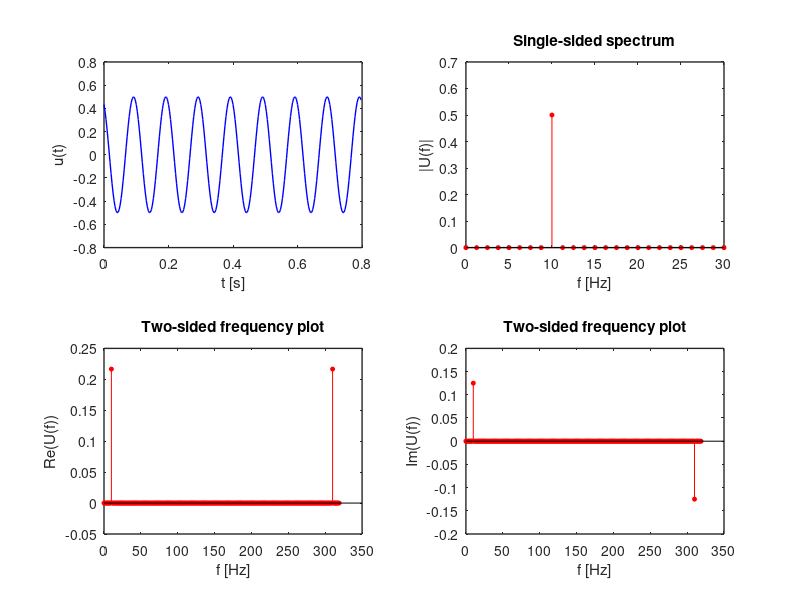

Here is the MATLAB script that generated this plot: (Note: this script raises an error after producing the figure.)
clear all; close all;
% Basic example of Fourier transform of sine function
fig_width = 14; fig_height = 6; 
%%%%%%%%%%%%%%%%%%%%%%%%%%%%%%%%%%%%%%%%%%%%%%%%%%%%%%%%%
%% Example 1 - cosine - method without fftshift
%%%%%%%%%%%%%%%%%%%%%%%%%%%%%%%%%%%%%%%%%%%%%%%%%%%%%%%%%
A = 0.5;                            %amplitude of the cosine wave
fc=10;                              %frequency of the cosine wave [Hz]
phase=30;                         %desired phase shift of the cosine in degrees
fs=32*fc;                           %sampling frequency with oversampling factor 32
dt = 1/fs;                          % sampling interval [s]
N=256;                              % number of points in FFT, also number of sampling points
tstart = 0;                          % initial time point [s]
j=1:N;                                 % sample index
t=tstart+(j-1)*dt;                % time vector, 0.77 seconds duration
phi = phase*pi/180;             %convert phase shift in degrees in radians
u=A*cos(2*pi*fc*t+phi);     %time domain signal with phase shift
% Fourier transform
U = 1/N*fft(u,N);     %N-point complex DFT
% amplitude spectrum
df=fs/N;                            %frequency resolution
sampleIndex = j;                  %non-ordered index for FFT plot
f=(sampleIndex-1)*df;          %x-axis index converted to frequencies
% Results in two-sided frequency plot which is symmetric with respect to frequency f(N/2+1) instead of 0
%%%%%%%%%%%%%%%%%%%%%%%%%%%%%%%%%%%%%%%%%%%%%%%%%%%%%%%%%
% Example 1 - plotting results
%%%%%%%%%%%%%%%%%%%%%%%%%%%%%%%%%%%%%%%%%%%%%%%%%%%%%%%%%
figure; subplot(2,2,1);
plot(t,u,'Color',[0,0,1],'linewidth',1); %plot the signal
xlabel('t [s]','Fontsize',11);
ylabel('u(t)','Fontsize',11);
set(gca,'Fontsize',10,'linewidth',1);
%%%%%%%%%%%%%%%%%%%%%%%%%%%%%%%%%%%%%%%%%%%%%%%%%%%%%%%%%
% magnitude
subplot(2,2,2);
stem(f(1:N/2+1),2*abs(U(1:N/2+1)),'r','filled','MarkerSize',3); %magnitudes vs frequencies 
% (only half of the spectrum)
xlabel('f [Hz]','Fontsize',11); ylabel('|U(f)|','Fontsize',11);
title('Single-sided spectrum');
xlim([0 30]);
set(gca,'Fontsize',10,'linewidth',1);
%%%%%%%%%%%%%%%%%%%%%%%%%%%%%%%%%%%%%%%%%%%%%%%%%%%%%%%%%
% real
subplot(2,2,3);
stem(f,real(U),'r','filled','MarkerSize',3); %Real vs frequencies
xlabel('f [Hz]','Fontsize',11); ylabel('Re(U(f))','Fontsize',11);
title('Two-sided frequency plot','Fontsize',11);
%xlim([-30 30]);
set(gca,'Fontsize',10,'linewidth',1);
%%%%%%%%%%%%%%%%%%%%%%%%%%%%%%%%%%%%%%%%%%%%%%%%%%%%%%%%%
% imag
subplot(2,2,4);
stem(f,imag(U),'r','filled','MarkerSize',3); %Real vs frequencies
xlabel('f [Hz]','Fontsize',11); ylabel('Im(U(f))','Fontsize',11);
title('Two-sided frequency plot','Fontsize',11);
%xlim([-30 30]);
set(gca,'Fontsize',10,'linewidth',1);
%%%%%%%%%%%%%%%%%%%%%%%%%%%%%%%%%%%%%%%%%%%%%%%%%%%%%%%%%
fig = gcf;
set(fig,'Color','w');
set(fig, 'Units','centimeters', 'Position',[10 10 fig_width fig_height]); 
fig.PaperPositionMode   = 'auto';
%%%%%%%%%%%%%%%%%%%%%%%%%%%%%%%%%%%%%%%%%%%%%%%%%%%%%%%%%
%% Example 2 - cosine - method with fftshift
%%%%%%%%%%%%%%%%%%%%%%%%%%%%%%%%%%%%%%%%%%%%%%%%%%%%%%%%%
A = 0.5;                            %amplitude of the cosine wave
fc=10;                              %frequency of the cosine wave [Hz]
phase=30;                         %desired phase shift of the cosine in degrees
fs=32*fc;                           %sampling frequency with oversampling factor 32
t=0:1/fs:2-1/fs;                  %time vector, 2 seconds duration
phi = phase*pi/180;             %convert phase shift in degrees in radians
u=A*cos(2*pi*fc*t+phi);     %time domain signal with phase shift (640 samples)
% Fourier transform
N=256; %N=2^nextpow2(length(u)); %number of points in FFT
U = 1/N*fftshift(fft(u,N));     %N-point complex DFT
% amplitude spectrum
df=fs/N;                            %frequency resolution
sampleIndex = -N/2:N/2-1;   %ordered index for FFT plot
f=sampleIndex*df;               %x-axis index converted to ordered frequencies
%%%%%%%%%%%%%%%%%%%%%%%%%%%%%%%%%%%%%%%%%%%%%%%%%%%%%%%%%
% Example 2 - plotting results
%%%%%%%%%%%%%%%%%%%%%%%%%%%%%%%%%%%%%%%%%%%%%%%%%%%%%%%%%
figure; subplot(2,2,1);
plot(t,u,'Color',[0,0,1],'linewidth',1); %plot the signal
xlabel('t [s]','Fontsize',11);
ylabel('u(t)','Fontsize',11);
set(gca,'Fontsize',10,'linewidth',1);
%%%%%%%%%%%%%%%%%%%%%%%%%%%%%%%%%%%%%%%%%%%%%%%%%%%%%%%%%
% magnitude
subplot(2,2,2);
stem(f,abs(U),'r','filled','MarkerSize',3); %magnitudes vs frequencies
xlabel('f [Hz]','Fontsize',11); ylabel('|U(f)|','Fontsize',11);
xlim([-30 30]);
set(gca,'Fontsize',10,'linewidth',1);
%%%%%%%%%%%%%%%%%%%%%%%%%%%%%%%%%%%%%%%%%%%%%%%%%%%%%%%%%
% real
subplot(2,2,3);
stem(f,real(U),'r','filled','MarkerSize',3); %Real vs frequencies
xlabel('f [Hz]','Fontsize',11); ylabel('Re(U(f))','Fontsize',11);
xlim([-30 30]);
set(gca,'Fontsize',10,'linewidth',1);
%%%%%%%%%%%%%%%%%%%%%%%%%%%%%%%%%%%%%%%%%%%%%%%%%%%%%%%%%
% imag
subplot(2,2,4);
stem(f,imag(U),'r','filled','MarkerSize',3); %Real vs frequencies
xlabel('f [Hz]','Fontsize',11); ylabel('Im(U(f))','Fontsize',11);
xlim([-30 30]);
set(gca,'Fontsize',10,'linewidth',1);
%%%%%%%%%%%%%%%%%%%%%%%%%%%%%%%%%%%%%%%%%%%%%%%%%%%%%%%%%
fig = gcf;set(fig,'Color','w');
set(fig, 'Units','centimeters', 'Position',[10 10 fig_width fig_height]); 
fig.PaperPositionMode   = 'auto';
%%%%%%%%%%%%%%%%%%%%%%%%%%%%%%%%%%%%%%%%%%%%%%%%%%%%%%%%%
%% Example 3 - Extract phase of frequency components (phase spectrum)
%%%%%%%%%%%%%%%%%%%%%%%%%%%%%%%%%%%%%%%%%%%%%%%%%%%%%%%%%
% atan function computes the inverse tangent over two quadrants only, 
% i.e, it will return values only in the [-pi/2 , pi/2]  interval. 
% atan2 is the four quadrant arctangent i.e, it will return values in the [-pi , pi]  interval. 
phase=atan2(imag(U),real(U))*180/pi; %phase information from definition
figure;
plot(f,phase); %phase vs frequencies
xlabel('f [Hz]','Fontsize',11); ylabel({'\phi'},'Fontsize',11);
xlim([-160,160]);
fig = gcf;set(fig,'Color','w');
%%
% The phase spectrum is completely noisy. Unexpected !!!. 
% The phase spectrum is noisy due to fact that the inverse tangents are computed from the ratio 
% of imaginary part to real part of the FFT result. Even a small floating rounding off error will amplify the result 
% and manifest incorrectly as useful phase information.

% To understand, print the first few samples from the FFT result and observe that they are not absolute zeros 
% (they are very small numbers in the order 10^{-16}. Computing inverse tangent will result in incorrect results.
% real(U(1:4)) >> 1.0e-16 * [-0.7286   -0.3637   -0.4809   -0.3602]
% imag(U(1:4)) >> 1.0e-16 *[0   -0.2501   -0.1579   -0.5579]
% U(1:4) >> 1.0e-16 *-0.7286 + 0.0000i  -0.3637 - 0.2501i  -0.4809 - 0.1579i-0.3602 - 0.5579i

% The solution is to define a tolerance threshold and ignore all the computed phase values that are below the threshold.

U2=U;%store the FFT results in another array
%detect noise (very small numbers (eps)) and ignore them
threshold = max(abs(U))/10000; %tolerance threshold
U2(abs(U)<threshold) = 0; %maskout values that are below the threshold
phase=atan2(imag(U2),real(U2))*180/pi; %phase information
figure;
stem(f,phase,'r','filled','MarkerSize',3); %phase vs frequencies
xlabel('f [Hz]','Fontsize',11); ylabel({'\phi'},'Fontsize',11);
xlim([-160,160]);
fig = gcf;set(fig,'Color','w');
% The phase spectrum has correctly registered the 30deg phase shift at the frequency f=10 Hz. 
% The phase spectrum is anti-symmetric (\phi=-30deg  at f=-10 Hz ), which is expected for real-valued signals.
%%%%%%%%%%%%%%%%%%%%%%%%%%%%%%%%%%%%%%%%%%%%%%%%%%%%%%%%%
%% Example 4 - Reconstruct the time domain signal from the frequency domain samples
% Inverse Fourier transform
%%%%%%%%%%%%%%%%%%%%%%%%%%%%%%%%%%%%%%%%%%%%%%%%%%%%%%%%%
u_recon = N*ifft(ifftshift(U),N); %reconstructed signal
t =[0:1:length(u_recon)-1]/fs; %recompute time index 
figure; 
plot(t,u_recon,'Color',[0,0,1],'linewidth',1);%reconstructed signal
xlabel('t [s]','Fontsize',11);
ylabel('u(t)','Fontsize',11);
title('Reconstructed signal');
set(gca,'Fontsize',10,'linewidth',1);
fig = gcf;set(fig,'Color','w');
set(fig, 'Units','centimeters', 'Position',[10 10 fig_width fig_height]); 
fig.PaperPositionMode   = 'auto';
% The reconstructed signal has preserved the same initial phase shift and the frequency of the original signal. 
% Note: The length of the reconstructed signal is only 256 sample long (~ 0.8 seconds duration).
% This is because the size of FFT is considered as N=256. 
% Better to use N=2^nextpow2(length(u)); It assures tha all samples of signal u are utilized.
% If N> length(u), transformed signal is zero-padded